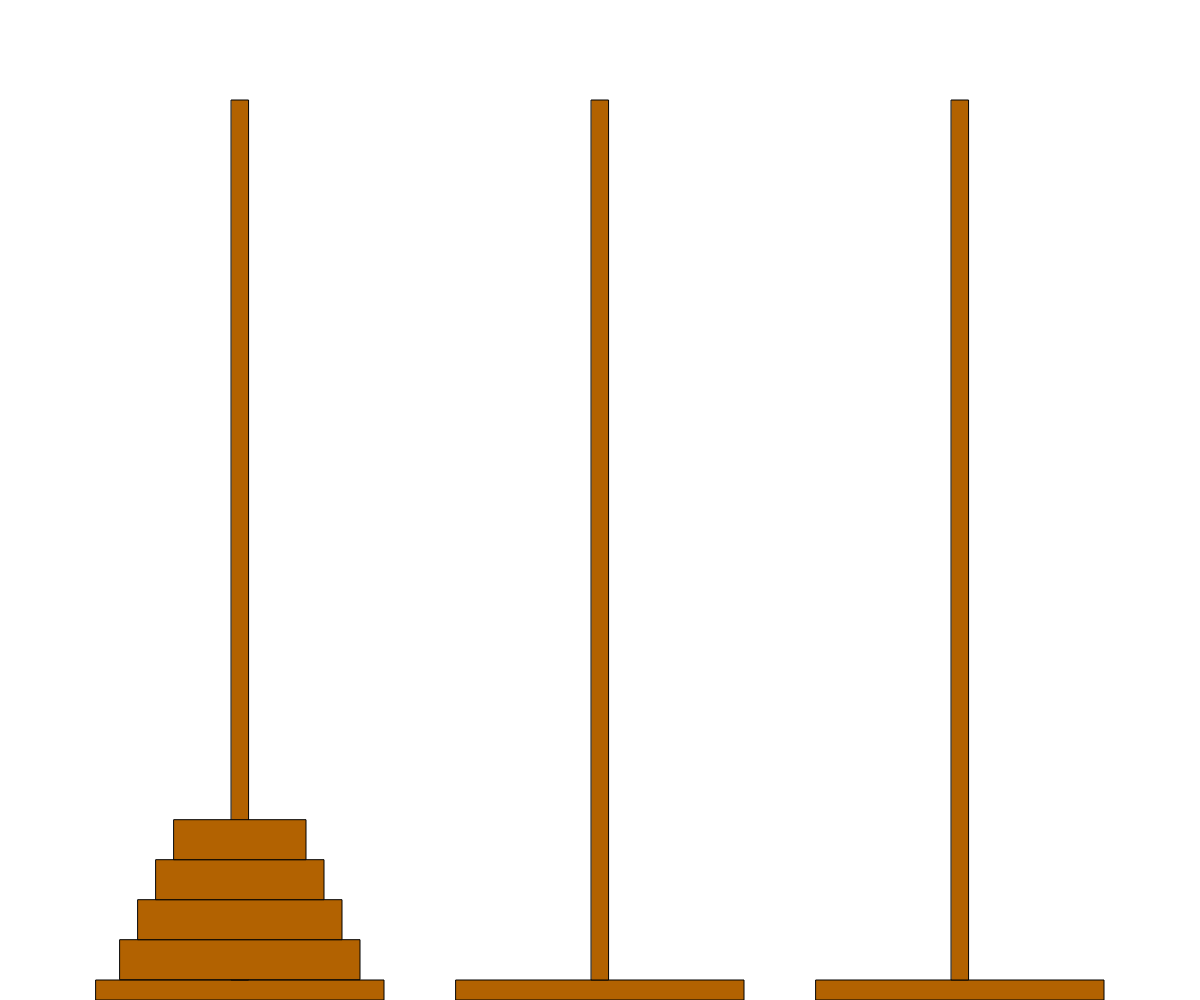
Frame 1 (no input)
Frame 60 (no input): identical to frame 1, image omitted
Frame 120 (the mouse pressed at the canvas centre since frame 60): identical to frame 1, image omitted

The p5.js sketch that drew this single still picture (run headless with seeded random() and noise() and a simulated clock; from frame 60 on, the mouse is pressed at the canvas centre):

// p5.js sketch
// ── sketch.js
var poles = []
var scl = 0.20
var movingBlock = 0
var blocksAmount = 4

function setup() {
	createCanvas(windowWidth, windowHeight)
	poles.push(new Pole(windowWidth * 0.2, height - height / 100))
	poles.push(new Pole(windowWidth * 0.50, height - height / 100))
	poles.push(new Pole(windowWidth * 0.8, height - height / 100))
	for (var i = 0; i < blocksAmount; i++){
		poles[0].addBlock(width * scl)
		scl -= 0.03
	}
}

function draw() {
	background(255)
	for (var i = 0; i < poles.length; i++){
		poles[i].show()
		for (var n = 0; n < poles[i].blocks.length; n++){
			poles[i].blocks[n].show()
		}
	}
	if (poles[2].blocks.length == blocksAmount){
		fill(0)
		textAlign(CENTER, CENTER)
		textSize(32)
		text("YOU WIN!", width / 2, 20)
		noDraw()
	}
}

function mouseDragged(){
	for (var i = 0; i < poles.length; i++){
		for (var n = 0; n < poles[i].blocks.length; n++){
			var block = poles[i].blocks[n]
			if (movingBlock == 0 || movingBlock == block){
				if (poles[i].blocks[poles[i].blocks.length - 1] == block && mouseX < block.pos.x + block.size / 2 && mouseX > block.pos.x - block.size && mouseY > block.pos.y - height / 50 && mouseY < block.pos.y + height / 50){
					block.pos = createVector(mouseX, mouseY)
					movingBlock = block
					break
				}
			}
		}
	}
}

function mouseReleased(){
	if (movingBlock != 0){
		var block = movingBlock
		for (var t = 0; t < poles.length; t++){
			if (block.parent != poles[t]){
				if (poles[t].pos.x < block.pos.x + block.size / 2 && poles[t].pos.x > block.pos.x - block.size / 2){
					if (poles[t].blocks.length != 0){
						if (poles[t].blocks[poles[t].blocks.length - 1].size > block.size){
							poles[t].addBlock(block.size)
							block.parent.blocks.splice(block.parent.blocks.length - 1, 1)
						}
					} else {
						poles[t].addBlock(block.size)
						block.parent.blocks.splice(block.parent.blocks.length - 1, 1)
					}
				}
			}
		}
		block.pos = createVector(block.parent.pos.x, block.parent.pos.y - (block.parent.blocks.length - 1) * (height / 25) - height / 33)
		
		movingBlock = 0
	}
}
// ── blocks.js
function Block(x, y, size, parent){
	
	this.pos = createVector(x, y)
	this.parent = parent
	this.size = size
	
	this.show = function(){
		fill(178, 98, 1)
		rectMode(CENTER)
		rect(this.pos.x, this.pos.y, size, height / 25)
	}
	
}
// ── poles.js
function Pole(x, y, letter){
	
	this.blocks = []
	this.pos = createVector(x, y)
	this.letter = letter
	
	this.show = function(){
		
		fill(178, 98, 1)
		rectMode(CENTER)
		rect(this.pos.x, this.pos.y, width * 0.24, height / 50)
		rect(this.pos.x, this.pos.y - height * 0.45, width / 70, height * 0.88)
		
	}
	
	this.addBlock = function(size){
		var block = new Block(this.pos.x, this.pos.y - this.blocks.length * (height / 25) - height / 33, size, this)
		this.blocks.push(block)
	}
	
}
